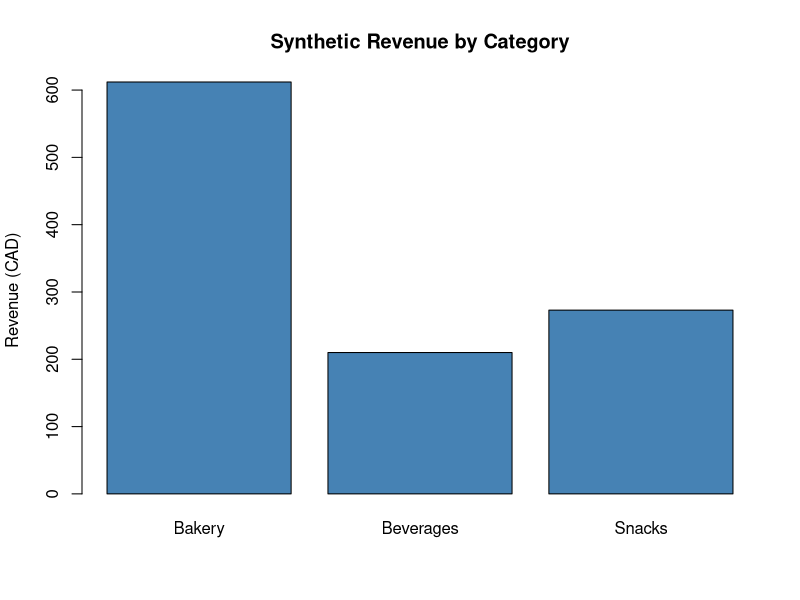

Recreate this plot in R.
## ---- chunk 1
sales <- read.csv("synthetic_sales.csv", stringsAsFactors = FALSE)
stopifnot(all(c("date", "category", "quantity", "unit_price") %in% names(sales)))
head(sales)
## ---- chunk 2
sales$revenue <- sales$quantity * sales$unit_price
category_totals <- aggregate(revenue ~ category, data = sales, FUN = sum)
category_totals <- category_totals[order(category_totals$category), ]
category_totals
## ---- chunk 3
barplot(category_totals$revenue, names.arg = category_totals$category,
        main = "Synthetic Revenue by Category", ylab = "Revenue (CAD)",
        col = "steelblue")
